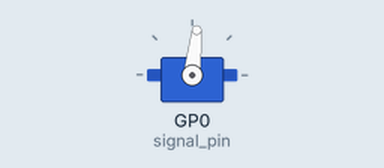
This program was run on a simulated Raspberry Pi Pico running MicroPython. On the bench: servo. Servo angles are drawn from the pulse width (0.5 ms = 0°, 2.5 ms = 180°).

Above: at 0.05 s.
At 7.1 s:
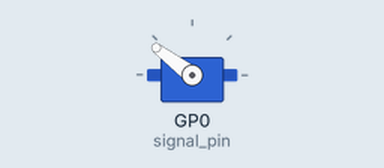
At 14.3 s:
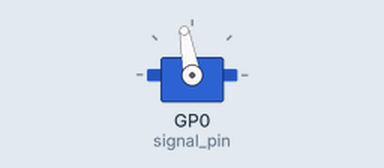
At 33.95 s:
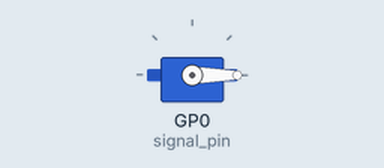
Timing chart, 0 to 40.0 s (numbered marks = the images above):
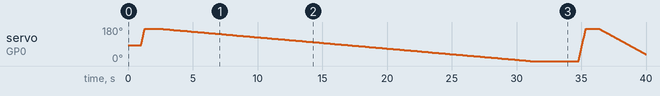

The program:

main.py
```python
import json

import utime

from servo_motor import ServoController


class Main:
    """ main class that will handle the loop """
    SERVO_NAME = "servo_sg9"

    min_val_inc = -90
    max_val_inc = 90

    def __init__(self):
        """
        init function
        """
        # load the servo conf
        with open("params/servo_params.json") as infile:
            self._conf = json.load(infile)

        self._servo = ServoController(signal_pin=0, **self._conf[self.SERVO_NAME])

    def _run(self, percent_speed: float) -> None:
        """ run one epoch """
        self._servo.go_to_position(angle=self.max_val_inc, percent_speed=percent_speed)

        utime.sleep(2)
        self._init_position()

    def run(self) -> None:
        """
        core function to iterate
        For each iteration the motion value will be read
        """
        try:
            self._init_position()

            for percent_speed in range(0, 110, 10):
                self._run(percent_speed=percent_speed)

        except KeyboardInterrupt:
            self._servo.release()

        self._servo.release()

    def _init_position(self):
        """ initialize the servo position """
        utime.sleep(1)
        self._servo.go_to_position(angle=self.min_val_inc, percent_speed=100)
        utime.sleep(1)


if __name__ == '__main__':
    run = Main()
    run.run()
```

servo_motor.py
```python
from utime import sleep_us
from machine import Pin, PWM


class ServoController:
    """ core class to control a servo motor with the Raspberry Pi Pico"""

    def __init__(self, signal_pin: int, freq: int = 50, **conf):
        """
        init function
        :param signal_pin: GPIO number where the signal of the servo is plugged (yellow wire)
        :param freq: frequency of the PWM (Pulse Width Modulation) in Hz (50 by default)
        """
        self._servo = PWM(Pin(signal_pin))
        self._servo.freq(freq)

        self._max_angle = conf.get("max_angle", 180)  # maximum operating angle
        self._min_duty = conf.get("min_duty", 1500)  # minimum value of the duty cycle
        self._max_duty = conf.get("max_duty", 7500)  # maximum value of the duty cycle

        self._min_speed = conf.get("min_speed_d_s", 0)  # min speed of the servo
        self._max_speed = conf.get("max_speed_d_s", 600)  # maximum speed of the servo
        self._speed_config = conf.get("speed_config", {})
        self._max_step = max([int(i) for i in self._speed_config.keys()])

        self._current_angle = 0
        self.go_to_position(angle=0, percent_speed=100)
        sleep_us(2000)

    def go_to_position(self, angle: int, percent_speed: float) -> tuple:
        """
        To set the position of the servo in degrees, we have set up the position with 0 corresponding to the middle,
        positive angles to clockwise rotation, and negative angles to counterclockwise rotation.
        For example, if the servo can rotate 180 degrees, the middle will be 0, the maximum position on the right
        will be 90 degrees, and the maximum position on the left will be -90 degrees.
        :param angle: position in degree
        :param percent_speed: percentage of the maximum rotation speed
        """

        # range the value of angle between -90 and 90
        angle = max(-self._max_angle / 2, angle)
        angle = min(self._max_angle / 2, angle)

        value_start = self._angle_to_duty(angle=self._current_angle)
        value_end = self._angle_to_duty(angle=angle)

        step_calc, waiting_time = self._get_variable_set(percent_speed)
        steps = int(self._max_angle / step_calc)
        increment = steps if value_end - value_start > 0 else -steps

        if abs(increment) >= abs(angle - self._current_angle):
            self._servo.duty_u16(value_end)
            self._current_angle = angle
            return waiting_time / (10 ** 6), step_calc

        for value in range(value_start, value_end + increment, increment):
            self._servo.duty_u16(value)
            sleep_us(waiting_time)

        self._current_angle = angle

        return waiting_time / (10 ** 6), step_calc

    def release(self) -> None:
        """ release the PWM """
        self._servo.deinit()

    def _angle_to_duty(self, angle: int) -> int:
        """ convert the angle to duty cycle """
        return int(((self._max_angle // 2) - angle) *
                   (self._max_duty - self._min_duty) / self._max_angle + self._min_duty)

    def _get_variable_set(self, percent_speed: float) -> tuple:
        """ calculate the best parameter set to rotate the servo at the desired speed """
        percent_speed = min(100., percent_speed)
        percent_speed = max(0., percent_speed)

        speed = self._min_speed + percent_speed * (self._max_speed - self._min_speed) / 100

        for step, value in self._speed_config.items():
            max_speed = value["max_speed"]
            min_speed = value["min_speed"]
            if min_speed <= speed <= max_speed:
                params = value["params"]

                # When we ran the regression, we multiplied the waiting time by 1000 to facilitate better convergence
                # of the model. Additionally, since the waiting time must be in microseconds,
                # we need to divide it by 1000 and then multiply by 10 ** 6, resulting in a final
                # multiplication by 1000.
                waiting_time = (params[0] / (speed - params[1])) * 1000

                return int(step), int(round(waiting_time, 1))
```
